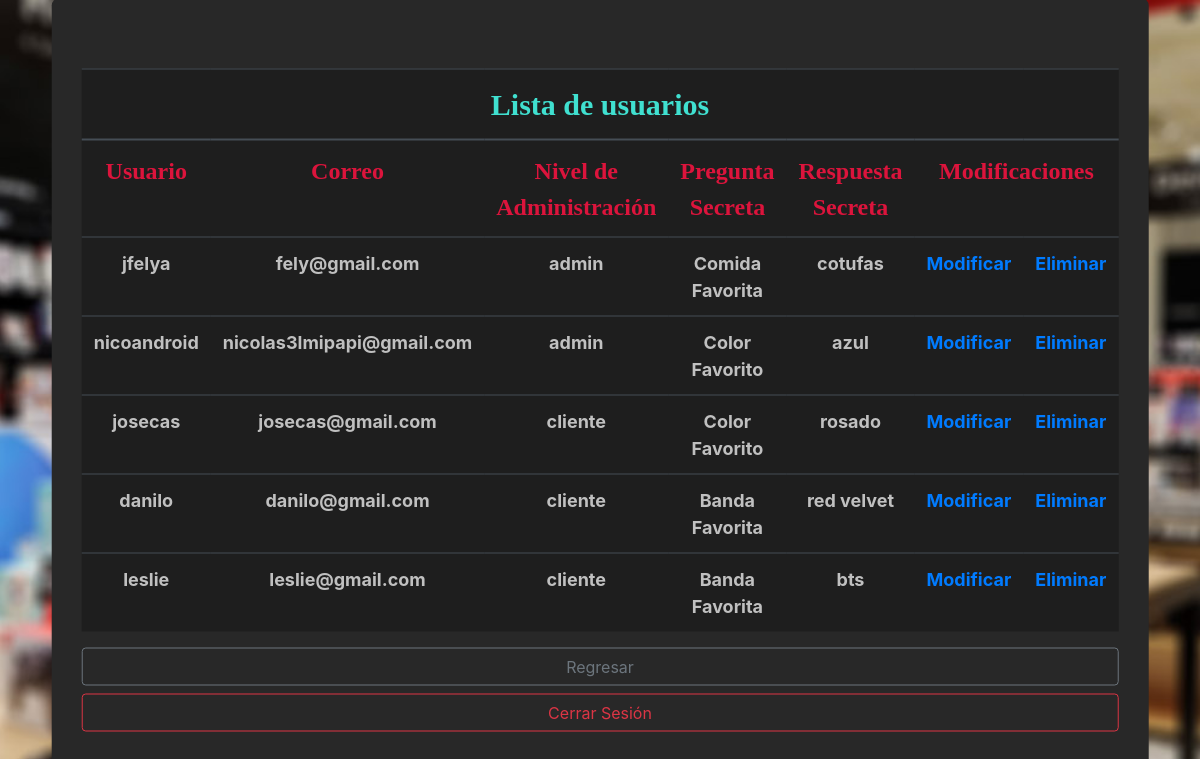
Screenshot of /lista_de_usuarios.php (signed in) with the database file from the repository.
### tables this page shows
CREATE TABLE `usuarios` (
  `id_cliente` int(255) NOT NULL,
  `nombre` varchar(30) NOT NULL,
  `apellido` varchar(30) NOT NULL,
  `usuario` varchar(30) NOT NULL,
  `correo` varchar(30) NOT NULL,
  `contrasena` varchar(30) NOT NULL,
  `nivel` varchar(30) NOT NULL,
  `pregunta_secreta` varchar(30) NOT NULL,
  `respuesta_secreta` varchar(30) NOT NULL
);

### lista_de_usuarios.php (the view, shortened to what this page needs)
<!DOCTYPE html>
<html>
<head>
	<link rel="stylesheet" type="text/css" href="bootstrap/css/bootstrapguayuco.css">
	<link rel="stylesheet" type="text/css" href="guayucostyles.css">
</head>
<?php
if (!isset($_SESSION["usuario"]) or $_SESSION["sesion_activa"] == False or $_SESSION["nivel"] !== "admin")
{
	header("Location:cerrar_sesion.php");
}
else
{
	?>
	<body>
		<div class="listbox">
			<table class="table table-dark table-hover">
				<thead>
					<tr>
						<th style="font-size: 30px; color: turquoise;" class="title" colspan="9">
							Lista de usuarios
						</th>
					</tr>
				</thead>
				<tbody style="color: silver;">
					<tr>
						<th style="color: crimson;" class="title">
							Usuario
						</th>
						<th style="color: crimson;" class="title">
							Correo
						</th>
						<th style="color: crimson;" class="title">
							Nivel de Administración
						</th>
						<th style="color: crimson;" class="title">
							Pregunta Secreta
						</th>
						<th style="color: crimson;" class="title">
							Respuesta Secreta
						</th>
						<th style="color: crimson;" class="title" colspan="2">
							Modificaciones
						</th>
					</tr>
					<?php
					include("conexion.php");
					$query = "SELECT * FROM usuarios";
					$resultado = $conexion->query($query);
					while ($row = $resultado->fetch_assoc())
					{
						?>
						<tr>
							<td>
								<?php echo $row['usuario']; ?>
							</td>
							<td>
								<?php echo $row['correo']; ?>
							</td>
							<td>
								<?php echo $row['nivel']; ?>
							</td>
							<td>
								<?php echo $row['pregunta_secreta']; ?>
							</td>
							<td>
								<?php echo $row['respuesta_secreta']; ?>
							</td>
							<td>
								<a href="admin.php?modificar_usuario=1&usuario_id=<?php echo $row['usuario_id']; ?>">Modificar</a>
							</td>
							<td>
								<a href="borrar.php?usuario=<?php echo $row['usuario']; ?>">Eliminar</a>
							</td>
						</tr>
						<?php
					}
					?>
				</tbody>
			</table>
			<a class="btn btn-outline-secondary btn-block" data-toggle="tooltip" data-placement="top" title="Regresar"  href="admin.php">Regresar</a>
			<a class="btn btn-outline-danger btn-block" data-toggle="tooltip" data-placement="top" title="Cerrar la sesión"  href="cerrar_sesion.php">Cerrar Sesión</a>
		</div>
	</body>
	<?php
}
?>
</html>

### guayucostyles.css (style rules this page uses)
body { font-size: 18px; color: silver; margin: 30px; font-weight: bold; background-image: url(background1.jpg); background-size: cover; background-position: center; background-repeat: no-repeat; background-attachment: fixed; align-content: center; }
.listbox { color: white; background-color: rgb(40, 40, 40); top: 50%; left: 50%; position: absolute; transform: translate(-50%,-50%); box-sizing: border-box; padding: 70px 30px; border-radius: 7px; }
.table-dark { background-color: rgba(30, 30, 30, 0.95); text-align: center; }
.title { font-family: serif; font-weight: bold; color: silver; font-size: 24px; }

### rows the page displays
usuarios: usuario "jfelya", correo "fely@gmail.com", nivel "admin", pregunta_secreta "Comida Favorita", respuesta_secreta "cotufas"
usuarios: usuario "nicoandroid", correo "nicolas3lmipapi@gmail.com", nivel "admin", pregunta_secreta "Color Favorito", respuesta_secreta "azul"
usuarios: usuario "josecas", correo "josecas@gmail.com", nivel "cliente", pregunta_secreta "Color Favorito", respuesta_secreta "rosado"
usuarios: usuario "danilo", correo "danilo@gmail.com", nivel "cliente", pregunta_secreta "Banda Favorita", respuesta_secreta "red velvet"
usuarios: usuario "leslie", correo "leslie@gmail.com", nivel "cliente", pregunta_secreta "Banda Favorita", respuesta_secreta "bts"
